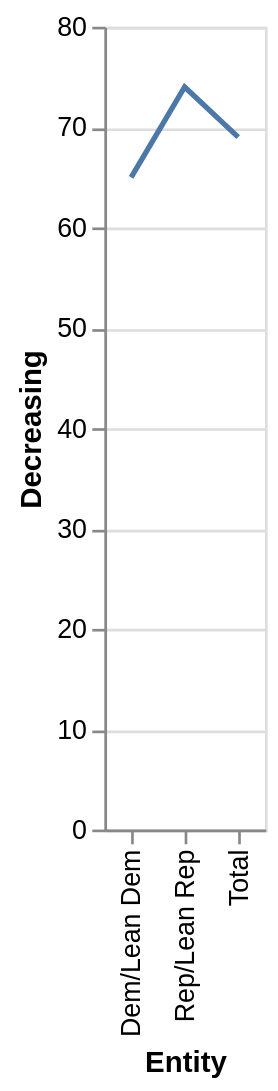

Write a Vega-Lite specification for this figure.
### Vega-Lite specification from a JSON file in a GitHub repository (floating-point values rounded to 4 significant figures)
{"$schema": "https://vega.github.io/schema/vega-lite/v5.json", "description": "Line chart auto-generated from CSV", "data": {"values": [{"Entity": "Dem/Lean Dem", "Decreasing": "65", "Increasing": "26", "Staying the same": "0"}, {"Entity": "Rep/Lean Rep", "Decreasing": "74", "Increasing": "20", "Staying the same": "0"}, {"Entity": "Total", "Decreasing": "69", "Increasing": "23", "Staying the same": "0"}]}, "mark": "line", "encoding": {"x": {"field": "Entity", "type": "ordinal"}, "y": {"field": "Decreasing", "type": "quantitative"}}}
